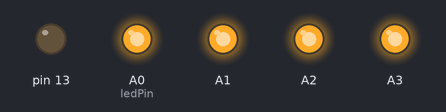
Bench run of a sketch on a simulated Arduino Uno, built with avr-gcc and run on an emulated ATmega328P. Parts: output pins drawn as LEDs (lit = HIGH). Dashed ring = blinking.

Above: at 1.0 s.
At 2.5 s:
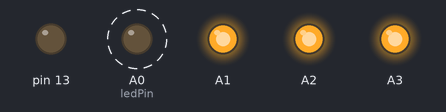
Timing chart, 0 to 4.6 s (numbered marks = the images above):
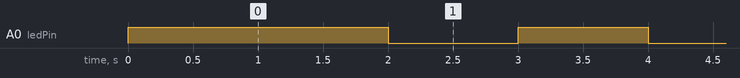

The sketch:

BlinkWithoutDelay.ino
```cpp
/* Blink without Delay
 */

int ledPin = A0;      // the number of the LED pin
int ledState = LOW;    // ledState used to set the LED

// Generally, you should use "unsigned long" for variables that hold time
// The value will quickly become too large for an int to store
unsigned long previousMillis = 0;        // will store last time LED was updated

// constants won't change :
const long interval = 1000;           // interval at which to blink (milliseconds)

void setup() {
    // set the digital pin as output:
    pinMode(13, OUTPUT);
    pinMode(A0, OUTPUT);
    digitalWrite(A0, HIGH);
    pinMode(A1, OUTPUT);
    digitalWrite(A1, HIGH);
    pinMode(A2, OUTPUT);
    digitalWrite(A2, HIGH);
    pinMode(A3, OUTPUT);
    digitalWrite(A3, HIGH);
}

void loop() {
    // here is where you'd put code that needs to be running all the time.

    // check to see if it's time to blink the LED; that is, if the
    // difference between the current time and last time you blinked
    // the LED is bigger than the interval at which you want to
    // blink the LED.
    unsigned long currentMillis = millis();

    if (currentMillis - previousMillis >= interval) {
        // save the last time you blinked the LED
        previousMillis = currentMillis;

        // if the LED is off turn it on and vice-versa:
        if (ledState == LOW) {
            ledState = HIGH;
        }
        else {
            ledState = LOW;
        }

        // set the LED with the ledState of the variable:
        digitalWrite(ledPin, ledState);
    }
}
```

Measured:
- by itself, A0 (ledPin): alternates HIGH for 1.0 s and LOW for 1.0 s
